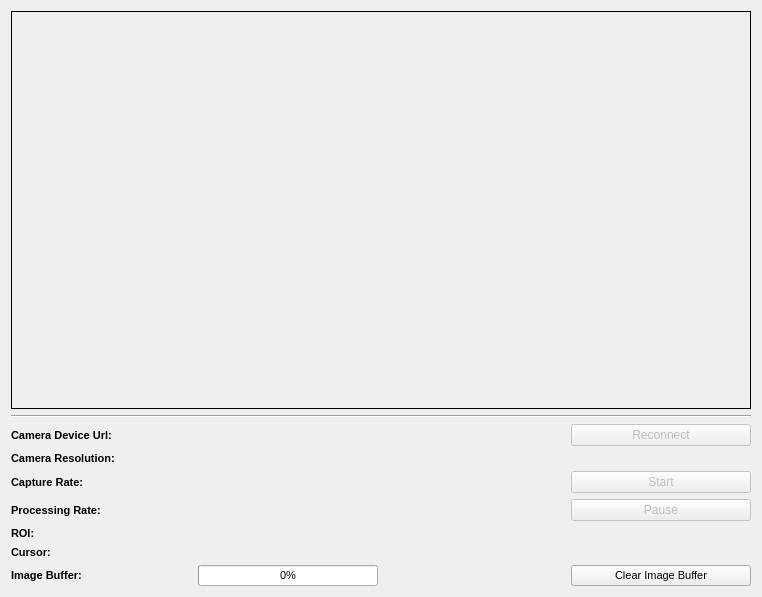
<?xml version="1.0" encoding="UTF-8"?>
<ui version="4.0">
 <class>CameraView</class>
 <widget class="QWidget" name="CameraView">
  <property name="geometry">
   <rect>
    <x>0</x>
    <y>0</y>
    <width>762</width>
    <height>597</height>
   </rect>
  </property>
  <property name="sizePolicy">
   <sizepolicy hsizetype="Minimum" vsizetype="Minimum">
    <horstretch>0</horstretch>
    <verstretch>0</verstretch>
   </sizepolicy>
  </property>
  <property name="windowTitle">
   <string>Form</string>
  </property>
  <layout class="QVBoxLayout" name="verticalLayout" stretch="1,0,0">
   <item>
    <widget class="FrameLabel" name="frameLabel">
     <property name="enabled">
      <bool>true</bool>
     </property>
     <property name="sizePolicy">
      <sizepolicy hsizetype="Ignored" vsizetype="Ignored">
       <horstretch>0</horstretch>
       <verstretch>0</verstretch>
      </sizepolicy>
     </property>
     <property name="mouseTracking">
      <bool>true</bool>
     </property>
     <property name="autoFillBackground">
      <bool>true</bool>
     </property>
     <property name="frameShape">
      <enum>QFrame::Box</enum>
     </property>
     <property name="alignment">
      <set>Qt::AlignCenter</set>
     </property>
    </widget>
   </item>
   <item>
    <widget class="Line" name="line">
     <property name="orientation">
      <enum>Qt::Horizontal</enum>
     </property>
    </widget>
   </item>
   <item>
    <layout class="QGridLayout" name="gridLayout" columnstretch="1,1,1,1">
     <item row="1" column="0">
      <widget class="QLabel" name="label_4">
       <property name="sizePolicy">
        <sizepolicy hsizetype="MinimumExpanding" vsizetype="MinimumExpanding">
         <horstretch>0</horstretch>
         <verstretch>0</verstretch>
        </sizepolicy>
       </property>
       <property name="font">
        <font>
         <pointsize>8</pointsize>
         <weight>75</weight>
         <bold>true</bold>
        </font>
       </property>
       <property name="text">
        <string>Camera Device Url:</string>
       </property>
       <property name="alignment">
        <set>Qt::AlignLeading|Qt::AlignLeft|Qt::AlignVCenter</set>
       </property>
      </widget>
     </item>
     <item row="2" column="0">
      <widget class="QLabel" name="label_5">
       <property name="sizePolicy">
        <sizepolicy hsizetype="MinimumExpanding" vsizetype="MinimumExpanding">
         <horstretch>0</horstretch>
         <verstretch>0</verstretch>
        </sizepolicy>
       </property>
       <property name="font">
        <font>
         <pointsize>8</pointsize>
         <weight>75</weight>
         <bold>true</bold>
        </font>
       </property>
       <property name="text">
        <string>Camera Resolution:</string>
       </property>
       <property name="alignment">
        <set>Qt::AlignLeading|Qt::AlignLeft|Qt::AlignVCenter</set>
       </property>
      </widget>
     </item>
     <item row="7" column="1">
      <widget class="QProgressBar" name="imageBufferBar">
       <property name="sizePolicy">
        <sizepolicy hsizetype="MinimumExpanding" vsizetype="MinimumExpanding">
         <horstretch>0</horstretch>
         <verstretch>0</verstretch>
        </sizepolicy>
       </property>
       <property name="font">
        <font>
         <pointsize>8</pointsize>
        </font>
       </property>
       <property name="value">
        <number>0</number>
       </property>
      </widget>
     </item>
     <item row="5" column="1">
      <widget class="QLabel" name="roiLabel">
       <property name="sizePolicy">
        <sizepolicy hsizetype="MinimumExpanding" vsizetype="MinimumExpanding">
         <horstretch>0</horstretch>
         <verstretch>0</verstretch>
        </sizepolicy>
       </property>
       <property name="font">
        <font>
         <pointsize>8</pointsize>
        </font>
       </property>
       <property name="text">
        <string/>
       </property>
      </widget>
     </item>
     <item row="7" column="2">
      <widget class="QLabel" name="imageBufferLabel">
       <property name="sizePolicy">
        <sizepolicy hsizetype="MinimumExpanding" vsizetype="MinimumExpanding">
         <horstretch>0</horstretch>
         <verstretch>0</verstretch>
        </sizepolicy>
       </property>
       <property name="font">
        <font>
         <pointsize>8</pointsize>
        </font>
       </property>
       <property name="text">
        <string/>
       </property>
       <property name="alignment">
        <set>Qt::AlignCenter</set>
       </property>
      </widget>
     </item>
     <item row="6" column="0">
      <widget class="QLabel" name="label_7">
       <property name="sizePolicy">
        <sizepolicy hsizetype="MinimumExpanding" vsizetype="MinimumExpanding">
         <horstretch>0</horstretch>
         <verstretch>0</verstretch>
        </sizepolicy>
       </property>
       <property name="font">
        <font>
         <pointsize>8</pointsize>
         <weight>75</weight>
         <bold>true</bold>
        </font>
       </property>
       <property name="text">
        <string>Cursor:</string>
       </property>
      </widget>
     </item>
     <item row="4" column="2">
      <widget class="QLabel" name="nFramesProcessedLabel">
       <property name="sizePolicy">
        <sizepolicy hsizetype="MinimumExpanding" vsizetype="MinimumExpanding">
         <horstretch>0</horstretch>
         <verstretch>0</verstretch>
        </sizepolicy>
       </property>
       <property name="font">
        <font>
         <pointsize>8</pointsize>
        </font>
       </property>
       <property name="text">
        <string/>
       </property>
       <property name="alignment">
        <set>Qt::AlignCenter</set>
       </property>
      </widget>
     </item>
     <item row="3" column="1">
      <widget class="QLabel" name="captureRateLabel">
       <property name="enabled">
        <bool>true</bool>
       </property>
       <property name="sizePolicy">
        <sizepolicy hsizetype="MinimumExpanding" vsizetype="MinimumExpanding">
         <horstretch>0</horstretch>
         <verstretch>0</verstretch>
        </sizepolicy>
       </property>
       <property name="font">
        <font>
         <pointsize>8</pointsize>
        </font>
       </property>
       <property name="text">
        <string/>
       </property>
      </widget>
     </item>
     <item row="5" column="0">
      <widget class="QLabel" name="label_6">
       <property name="sizePolicy">
        <sizepolicy hsizetype="MinimumExpanding" vsizetype="MinimumExpanding">
         <horstretch>0</horstretch>
         <verstretch>0</verstretch>
        </sizepolicy>
       </property>
       <property name="font">
        <font>
         <pointsize>8</pointsize>
         <weight>75</weight>
         <bold>true</bold>
        </font>
       </property>
       <property name="text">
        <string>ROI:</string>
       </property>
      </widget>
     </item>
     <item row="7" column="0">
      <widget class="QLabel" name="label_1">
       <property name="sizePolicy">
        <sizepolicy hsizetype="MinimumExpanding" vsizetype="MinimumExpanding">
         <horstretch>0</horstretch>
         <verstretch>0</verstretch>
        </sizepolicy>
       </property>
       <property name="font">
        <font>
         <pointsize>8</pointsize>
         <weight>75</weight>
         <bold>true</bold>
        </font>
       </property>
       <property name="text">
        <string>Image Buffer:</string>
       </property>
       <property name="alignment">
        <set>Qt::AlignLeading|Qt::AlignLeft|Qt::AlignVCenter</set>
       </property>
      </widget>
     </item>
     <item row="3" column="2">
      <widget class="QLabel" name="nFramesCapturedLabel">
       <property name="sizePolicy">
        <sizepolicy hsizetype="MinimumExpanding" vsizetype="MinimumExpanding">
         <horstretch>0</horstretch>
         <verstretch>0</verstretch>
        </sizepolicy>
       </property>
       <property name="font">
        <font>
         <pointsize>8</pointsize>
        </font>
       </property>
       <property name="text">
        <string/>
       </property>
       <property name="alignment">
        <set>Qt::AlignCenter</set>
       </property>
      </widget>
     </item>
     <item row="4" column="0">
      <widget class="QLabel" name="label_3">
       <property name="sizePolicy">
        <sizepolicy hsizetype="MinimumExpanding" vsizetype="MinimumExpanding">
         <horstretch>0</horstretch>
         <verstretch>0</verstretch>
        </sizepolicy>
       </property>
       <property name="font">
        <font>
         <pointsize>8</pointsize>
         <weight>75</weight>
         <bold>true</bold>
        </font>
       </property>
       <property name="text">
        <string>Processing Rate:</string>
       </property>
      </widget>
     </item>
     <item row="3" column="0">
      <widget class="QLabel" name="label_2">
       <property name="sizePolicy">
        <sizepolicy hsizetype="MinimumExpanding" vsizetype="MinimumExpanding">
         <horstretch>0</horstretch>
         <verstretch>0</verstretch>
        </sizepolicy>
       </property>
       <property name="font">
        <font>
         <pointsize>8</pointsize>
         <weight>75</weight>
         <bold>true</bold>
        </font>
       </property>
       <property name="text">
        <string>Capture Rate:</string>
       </property>
       <property name="alignment">
        <set>Qt::AlignLeading|Qt::AlignLeft|Qt::AlignVCenter</set>
       </property>
      </widget>
     </item>
     <item row="2" column="1">
      <widget class="QLabel" name="cameraResolutionLabel">
       <property name="sizePolicy">
        <sizepolicy hsizetype="MinimumExpanding" vsizetype="MinimumExpanding">
         <horstretch>0</horstretch>
         <verstretch>0</verstretch>
        </sizepolicy>
       </property>
       <property name="font">
        <font>
         <pointsize>8</pointsize>
        </font>
       </property>
       <property name="alignment">
        <set>Qt::AlignLeading|Qt::AlignLeft|Qt::AlignVCenter</set>
       </property>
      </widget>
     </item>
     <item row="6" column="1">
      <widget class="QLabel" name="mouseCursorPosLabel">
       <property name="sizePolicy">
        <sizepolicy hsizetype="MinimumExpanding" vsizetype="MinimumExpanding">
         <horstretch>0</horstretch>
         <verstretch>0</verstretch>
        </sizepolicy>
       </property>
       <property name="font">
        <font>
         <pointsize>8</pointsize>
        </font>
       </property>
       <property name="text">
        <string/>
       </property>
      </widget>
     </item>
     <item row="1" column="1">
      <widget class="QLabel" name="deviceUrlLabel">
       <property name="sizePolicy">
        <sizepolicy hsizetype="MinimumExpanding" vsizetype="MinimumExpanding">
         <horstretch>0</horstretch>
         <verstretch>0</verstretch>
        </sizepolicy>
       </property>
       <property name="font">
        <font>
         <pointsize>8</pointsize>
        </font>
       </property>
       <property name="alignment">
        <set>Qt::AlignLeading|Qt::AlignLeft|Qt::AlignVCenter</set>
       </property>
      </widget>
     </item>
     <item row="4" column="1">
      <widget class="QLabel" name="processingRateLabel">
       <property name="sizePolicy">
        <sizepolicy hsizetype="MinimumExpanding" vsizetype="MinimumExpanding">
         <horstretch>0</horstretch>
         <verstretch>0</verstretch>
        </sizepolicy>
       </property>
       <property name="font">
        <font>
         <pointsize>8</pointsize>
        </font>
       </property>
       <property name="text">
        <string/>
       </property>
      </widget>
     </item>
     <item row="7" column="3">
      <widget class="QPushButton" name="clearImageBufferButton">
       <property name="sizePolicy">
        <sizepolicy hsizetype="MinimumExpanding" vsizetype="MinimumExpanding">
         <horstretch>0</horstretch>
         <verstretch>0</verstretch>
        </sizepolicy>
       </property>
       <property name="font">
        <font>
         <pointsize>8</pointsize>
        </font>
       </property>
       <property name="text">
        <string>Clear Image Buffer</string>
       </property>
      </widget>
     </item>
     <item row="3" column="3">
      <widget class="QPushButton" name="startButton">
       <property name="enabled">
        <bool>false</bool>
       </property>
       <property name="sizePolicy">
        <sizepolicy hsizetype="MinimumExpanding" vsizetype="MinimumExpanding">
         <horstretch>0</horstretch>
         <verstretch>0</verstretch>
        </sizepolicy>
       </property>
       <property name="text">
        <string>Start</string>
       </property>
      </widget>
     </item>
     <item row="4" column="3">
      <widget class="QPushButton" name="pauseButton">
       <property name="enabled">
        <bool>false</bool>
       </property>
       <property name="sizePolicy">
        <sizepolicy hsizetype="MinimumExpanding" vsizetype="MinimumExpanding">
         <horstretch>0</horstretch>
         <verstretch>0</verstretch>
        </sizepolicy>
       </property>
       <property name="text">
        <string>Pause</string>
       </property>
      </widget>
     </item>
     <item row="1" column="3">
      <widget class="QPushButton" name="reconnectButton">
       <property name="enabled">
        <bool>false</bool>
       </property>
       <property name="sizePolicy">
        <sizepolicy hsizetype="MinimumExpanding" vsizetype="MinimumExpanding">
         <horstretch>0</horstretch>
         <verstretch>0</verstretch>
        </sizepolicy>
       </property>
       <property name="text">
        <string>Reconnect</string>
       </property>
      </widget>
     </item>
    </layout>
   </item>
  </layout>
 </widget>
 <customwidgets>
  <customwidget>
   <class>FrameLabel</class>
   <extends>QLabel</extends>
   <header>FrameLabel.h</header>
  </customwidget>
 </customwidgets>
 <resources/>
 <connections/>
</ui>
